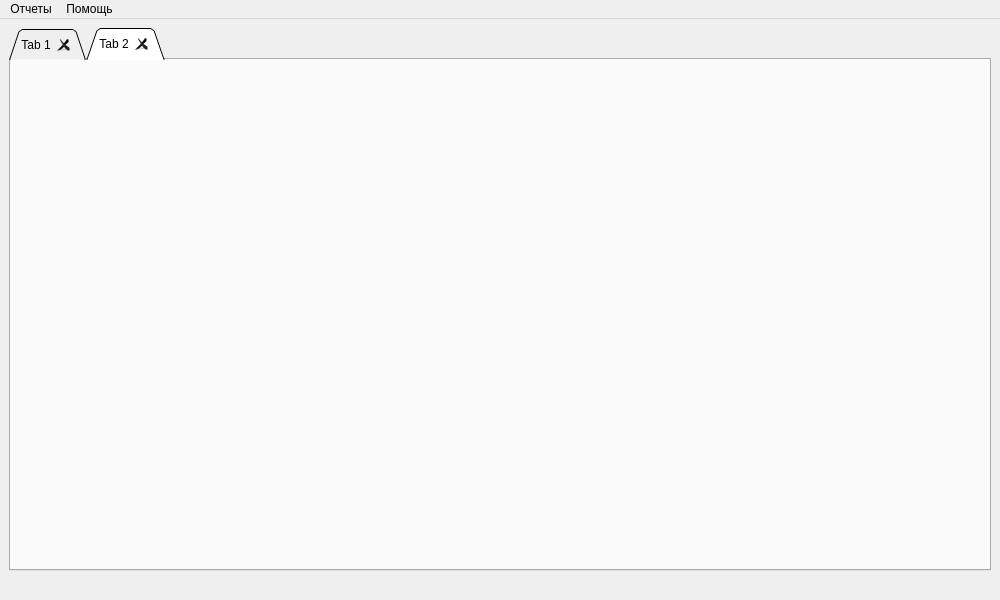
<?xml version="1.0" encoding="UTF-8"?>
<ui version="4.0">
 <class>MainWindow</class>
 <widget class="QMainWindow" name="MainWindow">
  <property name="windowModality">
   <enum>Qt::ApplicationModal</enum>
  </property>
  <property name="geometry">
   <rect>
    <x>0</x>
    <y>0</y>
    <width>1000</width>
    <height>600</height>
   </rect>
  </property>
  <property name="windowTitle">
   <string/>
  </property>
  <property name="windowOpacity">
   <double>1.000000000000000</double>
  </property>
  <widget class="QWidget" name="centralwidget">
   <layout class="QGridLayout" name="gridLayout">
    <item row="0" column="0">
     <widget class="QTabWidget" name="tabWidget">
      <property name="enabled">
       <bool>true</bool>
      </property>
      <property name="layoutDirection">
       <enum>Qt::LeftToRight</enum>
      </property>
      <property name="tabPosition">
       <enum>QTabWidget::North</enum>
      </property>
      <property name="tabShape">
       <enum>QTabWidget::Triangular</enum>
      </property>
      <property name="currentIndex">
       <number>1</number>
      </property>
      <property name="documentMode">
       <bool>false</bool>
      </property>
      <property name="tabsClosable">
       <bool>true</bool>
      </property>
      <property name="movable">
       <bool>true</bool>
      </property>
      <widget class="QWidget" name="tab">
       <property name="enabled">
        <bool>false</bool>
       </property>
       <attribute name="title">
        <string>Tab 1</string>
       </attribute>
      </widget>
      <widget class="QWidget" name="tab_2">
       <property name="enabled">
        <bool>false</bool>
       </property>
       <attribute name="title">
        <string>Tab 2</string>
       </attribute>
      </widget>
     </widget>
    </item>
    <item row="1" column="0">
     <widget class="QLabel" name="statusLabel">
      <property name="text">
       <string/>
      </property>
     </widget>
    </item>
   </layout>
  </widget>
  <widget class="QMenuBar" name="menubar">
   <property name="geometry">
    <rect>
     <x>0</x>
     <y>0</y>
     <width>1000</width>
     <height>21</height>
    </rect>
   </property>
   <widget class="QMenu" name="menuLabs">
    <property name="enabled">
     <bool>true</bool>
    </property>
    <property name="title">
     <string>Отчеты</string>
    </property>
    <addaction name="actionLab1"/>
    <addaction name="actionLab2"/>
    <addaction name="actionLab3"/>
    <addaction name="actionLab4"/>
    <addaction name="actionLab5"/>
   </widget>
   <widget class="QMenu" name="menuHelp">
    <property name="title">
     <string>Помощь</string>
    </property>
    <addaction name="actionAbout"/>
   </widget>
   <addaction name="menuLabs"/>
   <addaction name="menuHelp"/>
  </widget>
  <action name="actionLogin">
   <property name="text">
    <string>Войти</string>
   </property>
  </action>
  <action name="actionExit">
   <property name="text">
    <string>Exit</string>
   </property>
  </action>
  <action name="actionExit_2">
   <property name="text">
    <string>Exit</string>
   </property>
  </action>
  <action name="actionAbout">
   <property name="text">
    <string>О программе</string>
   </property>
  </action>
  <action name="actionView">
   <property name="text">
    <string>Companies</string>
   </property>
  </action>
  <action name="actionViewUsers">
   <property name="text">
    <string>Users</string>
   </property>
  </action>
  <action name="actionViewEmployees">
   <property name="text">
    <string>Employees</string>
   </property>
  </action>
  <action name="actionViewProjects">
   <property name="text">
    <string>Projects</string>
   </property>
  </action>
  <action name="actionViewContracts">
   <property name="text">
    <string>Contracts</string>
   </property>
  </action>
  <action name="actionViewProjectEmployees">
   <property name="text">
    <string>ProjectEmployees</string>
   </property>
  </action>
  <action name="actionViewTasks">
   <property name="text">
    <string>Tasks</string>
   </property>
  </action>
  <action name="actionViewJobs">
   <property name="text">
    <string>Jobs</string>
   </property>
  </action>
  <action name="actionViewTasksDependencies">
   <property name="text">
    <string>TasksDependencies</string>
   </property>
  </action>
  <action name="actionLab1">
   <property name="text">
    <string>Лабораторная работа №1</string>
   </property>
  </action>
  <action name="actionGantt_diagram">
   <property name="text">
    <string>Gantt diagram</string>
   </property>
  </action>
  <action name="actionLogout">
   <property name="text">
    <string>Выйти из профиля</string>
   </property>
  </action>
  <action name="actionViewCoaches">
   <property name="text">
    <string>Тренеры</string>
   </property>
  </action>
  <action name="actionViewClients">
   <property name="text">
    <string>Клиенты</string>
   </property>
  </action>
  <action name="actionViewFitness">
   <property name="text">
    <string>Фитнес</string>
   </property>
  </action>
  <action name="actionViewGoods">
   <property name="text">
    <string>Товары</string>
   </property>
  </action>
  <action name="actionViewSails">
   <property name="text">
    <string>Продажи</string>
   </property>
  </action>
  <action name="action_2">
   <property name="text">
    <string>Закрыть</string>
   </property>
  </action>
  <action name="actionLab2">
   <property name="text">
    <string>Лабораторная работа №2</string>
   </property>
  </action>
  <action name="actionSailFitness">
   <property name="text">
    <string>Фитнес</string>
   </property>
  </action>
  <action name="actionSailGoods">
   <property name="text">
    <string>Продукция</string>
   </property>
  </action>
  <action name="actionSailSolarium">
   <property name="text">
    <string>Солярий</string>
   </property>
  </action>
  <action name="actionViewFitness_2">
   <property name="text">
    <string>Фитнес</string>
   </property>
  </action>
  <action name="actionViewSolarium">
   <property name="text">
    <string>Солярий</string>
   </property>
  </action>
  <action name="actionViewGoods_2">
   <property name="text">
    <string>Товары</string>
   </property>
  </action>
  <action name="actionSolarium">
   <property name="text">
    <string>Солярий</string>
   </property>
  </action>
  <action name="actionChangePassword">
   <property name="text">
    <string>Сменить пароль</string>
   </property>
  </action>
  <action name="actionAddUser">
   <property name="text">
    <string>Добавить пользователя</string>
   </property>
  </action>
  <action name="actionSalary">
   <property name="text">
    <string>Зарплата тренеров</string>
   </property>
  </action>
  <action name="actionExpenses">
   <property name="enabled">
    <bool>true</bool>
   </property>
   <property name="text">
    <string>Расходы</string>
   </property>
  </action>
  <action name="actionExpensesReport">
   <property name="text">
    <string>Расходы</string>
   </property>
  </action>
  <action name="actionLab3">
   <property name="text">
    <string>Лабораторная работа №3</string>
   </property>
  </action>
  <action name="actionLab4">
   <property name="text">
    <string>Лабораторная работа №4</string>
   </property>
  </action>
  <action name="actionLab5">
   <property name="text">
    <string>Лабораторная работа №5</string>
   </property>
  </action>
 </widget>
 <resources/>
 <connections/>
</ui>
